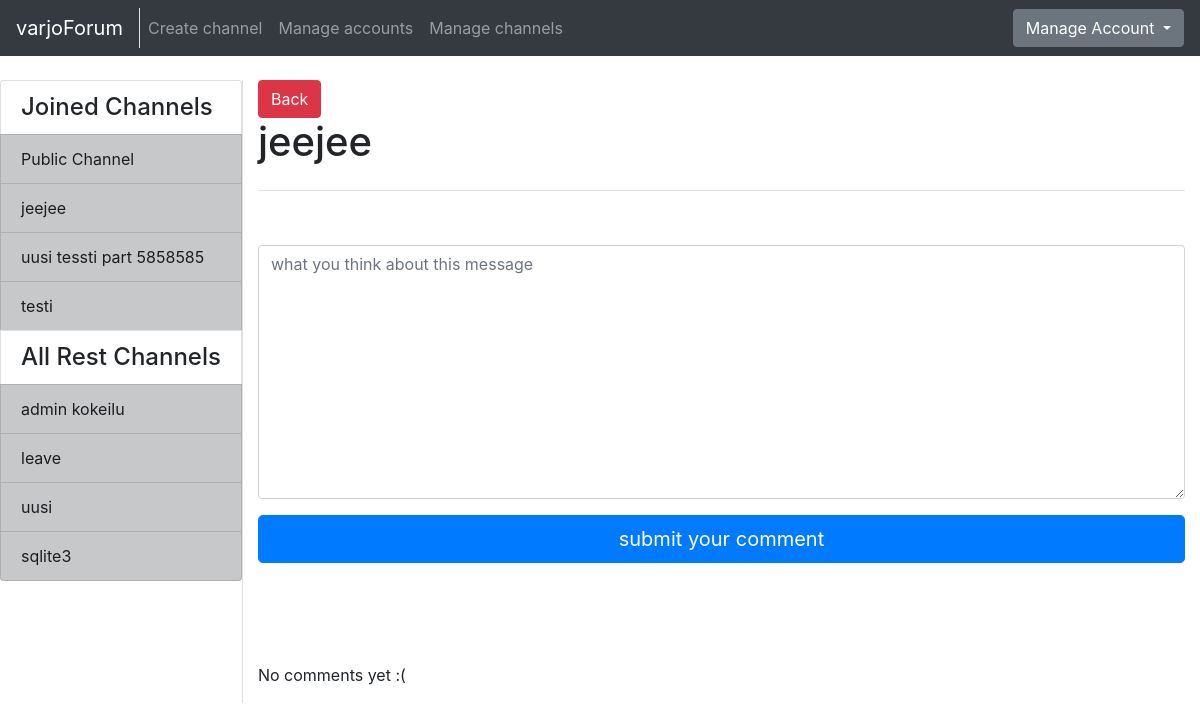
The page /channels/message/2/8/ (signed in) on the database as committed earlier.
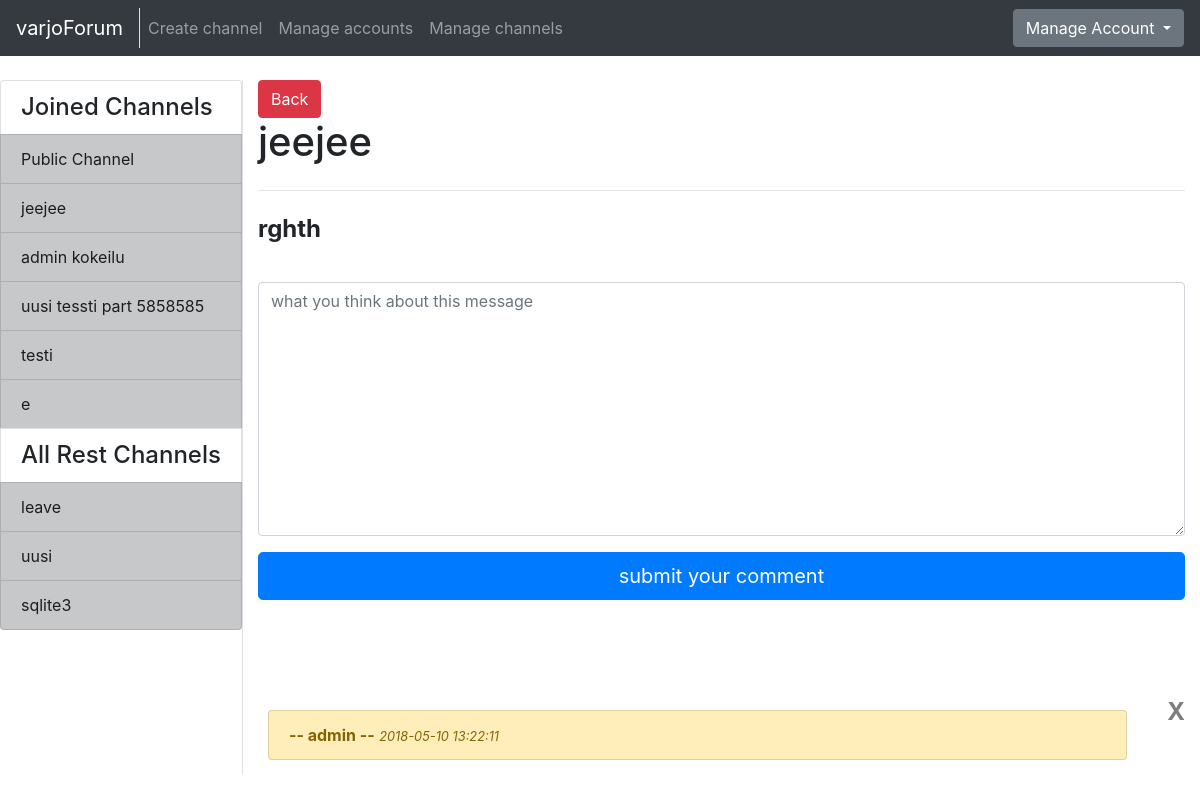
The same page on the database as committed later.
### application/channels/models.py (models this page shows, shortened)
class Channel(Base):
    name = db.Column(db.String(144), nullable=False)
    introduction = db.Column(db.Text, nullable=False)
    master_id = db.Column(db.Integer, nullable=False)
    messages = db.relationship("Message", backref='Channel', lazy=True)
    accounts = db.relationship('Account', secondary=accounts, lazy='subquery',
        backref=db.backref('channels', lazy=True))
    @staticmethod
    def get_my_channels(account_id):
        stmt = text("SELECT Channel.id, Channel.name"
                    " FROM Channel, Account, Accounts"
                    " WHERE Channel.id = Accounts.channel_id"
                    " AND Account.id = Accounts.account_id"
                    " AND Account.id = :account_id").params(account_id=account_id)
        res = db.engine.execute(stmt)
        response = []
        for row in res:
            response.append({"channel_id":row[0], "channel_name":row[1]})
        return response
    @staticmethod
    def get_channels_where_not_in(account_id):
        stmt = text("SELECT channel.id, channel.name"
                    " FROM Channel"
                    " WHERE Channel.id NOT IN ("
                        " SELECT Channel.id"
                            " FROM Channel, Account, Accounts"
                            " WHERE Channel.id = Accounts.channel_id"
                            " AND Account.id = Accounts.account_id"
                            " AND Account.id = :account_id"
                    " )").params(account_id=account_id)
        res = db.engine.execute(stmt)
        response = []
        for row in res:
            response.append({"id":row[0], "name":row[1]})
        return response

### application/messages/models.py (models this page shows, shortened)
class Message(Base):
    body = db.Column(db.Text, nullable=False)
    writer = db.Column(db.String(144), nullable=False)
    account_id = db.Column(db.Integer, db.ForeignKey('account.id'), nullable=False)
    channel_id = db.Column(db.Integer, db.ForeignKey('channel.id'), nullable=False)
    comments = db.relationship("Comment", backref='message', lazy=True)

### application/comments/models.py (models this page shows, shortened)
class Comment(Base):
  body = db.Column(db.Text, nullable=False)
  writer = db.Column(db.String(144), nullable=False)
  message_id = db.Column(db.Integer, db.ForeignKey('message.id'), nullable=False)
  account_id = db.Column(db.Integer, db.ForeignKey('account.id'), nullable=False)

### application/messages/views.py (the view)
@app.route("/channels/message/<channel_id>/<message_id>/", methods=["GET"])
@login_required
def message_index(channel_id, message_id):
    c = Channel.query.get(channel_id)
    m = Message.query.get(message_id)
    comments = []
    if m is not None:
        comments = m.comments
    return render_template("messages/message.html", channel = c, message = m, comments = comments, messageform=MessageForm(),
        all_channels = Channel.get_channels_where_not_in(current_user.id), my_channels = Channel.get_my_channels(current_user.id))

### application/messages/forms.py
class MessageForm(FlaskForm):
  body = TextAreaField("Write your message: ", [validators.length(min=2)])
  class Meta:
    csrf = False

### application/__init__.py (called while the page is built)
@login_manager.user_loader
def load_user(account_id):
  return Account.query.get(account_id)

### application/templates/messages/message.html (shortened to what this page needs)
{% extends "layout.html" %}
{% block body %}
  <a href="{{ url_for('one_channel_index', channel_id=channel.id, sort='first') }}">
    <button type="submit" class="btn btn-danger">Back</button>
  </a>
<h1>{{ channel.name }}</h1>
<hr class="my-4">
<h4><b>{{ message.body }}</b></h4>
<form method="POST" action="{{ url_for('message_new_comment', channel_id=channel.id, message_id=message.id) }}"
    name="messageform" style="padding-bottom: 100px; padding-top: 30px">
  <div class="form-group">
      {{ messageform.body(class="form-control", rows=10, placeholder="what you think about this message") }}
  </div>
  <button type="submit" class="btn btn-primary btn-lg btn-block" >submit your comment</button>
</form>
{% if not comments %}
<p>No comments yet :(</p>
{% endif %}
{% for comment in comments %}
<div class="row">
  <div class="col">
    <div class="list-group" style="padding: 10px">
      <ul class="list-group" style="padding: ">
        <div class="" style="padding-bottom: 5px">
          <li class="list-group-item list-group-item-warning" >
            {{ comment.body }} <b>-- {{ comment.writer }} --</b>   <i><small>{{ comment.date_created }}</small></i>
          </li>
        </div>
      </ul>
    </div>
  </div>
  <div class="col-md-auto">
    {% if current_user.admin == True or current_user.id == comment.account_id %}
    <form action="{{ url_for('comment_delete', channel_id=channel.id, message_id=message.id, comment_id=comment.id) }}" method="POST">
      <button type="submit" class="close">X</button>
    </form>
    {% endif %}
  </div>
</div>
{% endfor %}
{% endblock %}

### application/templates/layout.html (shortened to what this page needs)
<!DOCTYPE html>
  <html>
    <head>
      <link rel="stylesheet" href="https://maxcdn.bootstrapcdn.com/bootstrap/4.0.0/css/bootstrap.min.css">
    </head>
    <body>
      <nav class="navbar navbar-expand-md navbar-dark bg-dark mb-4">
        <div class="border-right">
          <a class="navbar-brand" href="{{ url_for('index') }}">varjoForum</a>
        </div>
        <div class="collapse navbar-collapse" id="navbarCollapse">
          <ul class="navbar-nav mr-auto">
            {% if current_user.is_authenticated %}
              <li class="nav-item">
                <a class="nav-link" href="{{ url_for('channel_form') }}">Create channel</a>
              </li>
            {% endif %}
            {% if current_user.admin == True %}
              <li class="nav-item">
                <a class="nav-link" href="{{ url_for('account_list') }}">Manage accounts</a>
              </li>
              <li class="nav-item">
                <a href="{{ url_for('channel_manager') }}" class="nav-link">Manage channels</a>
              </li>
            {% endif %}
          </ul>
            {% if current_user.is_authenticated %}
            <div class="btn-group">
              <button type="button" class="btn btn-secondary dropdown-toggle" data-toggle="dropdown" aria-haspopup="true" aria-expanded="false">
                  Manage Account
              </button>
            </div>
            {% else %}
            <a class="btn btn-success" href="{{ url_for('auth_login') }}">Login</a>
            {% endif %}
        </div>
      </nav>
      <div class="container-fluid" >
        <div class="row">
            <div class="border-right">
              <div class="col-sx" >
                <div style="float: left">
                  <div class="list-group">
                  {% if current_user.is_authenticated %}
                    {% if my_channels %}
                    <h4 class="list-group-item">Joined Channels</h4>
                    {% endif %}
                    {% for my_channel in my_channels %}
                        <a href="{{ url_for('one_channel_index', channel_id=my_channel.channel_id, sort='first') }}"
                            class="list-group-item list-group-item-action list-group-item-dark">
                        {{ my_channel.channel_name }}
                        </a>
                    {% endfor %}
                    <h4 class="list-group-item">All Rest Channels</h4>
                {% else %}
                {% if all_channels %}
                <h4 class="list-group-item">All Channels</h4>
                {% endif %}
                {% endif %}
                {% for channel in all_channels %}
                <a href="{{ url_for('one_channel_index', channel_id=channel.id, sort='first') }}"
                    class="list-group-item list-group-item-action list-group-item-dark">
                  {{ channel.name }}
                </a>
                {% endfor %}
              </div>
              </div>
              </div>
          </div>
          <div class="col">
            {% block body %}{% endblock %}
          </div>
        </div>
    </body>
  </html>

Rows that differ between the two databases and show on the page:
shown differently, row unchanged: Channel "admin kokeilu": moves from the list under "All Rest Channels" to the list under "Joined Channels"
added Channel: channel_name "e", shown under "Joined Channels"
added Message: body "rghth"
added Comment: writer "admin", date_created "2018-05-10 13:22:11"
Other text that changed with them:
text no longer shown: "No comments yet :("
